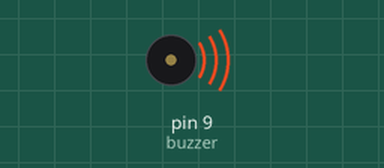
Bench run of a sketch on a simulated Arduino Uno, built with avr-gcc and run on an emulated ATmega328P. Shown: buzzer (waves = sounding).

Above: at 0.2 s.
At 6.0 s:
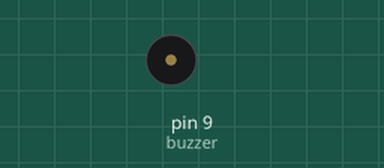
Timing chart, 0 to 9.1 s (numbered marks = the images above):
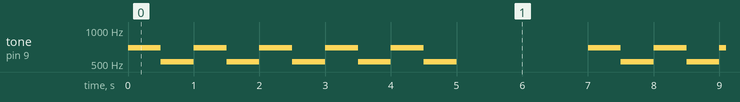

The sketch:

buzzer.ino
```cpp
int buzzer = 9;
void setup() {
   pinMode(buzzer, OUTPUT);
}
void loop() {
   for(int i=0; i<10; i++) {
	if(i%2 == 0) tone(buzzer,698);
      else tone(buzzer, 523);
      delay(500);
   }
   noTone(buzzer); // turn off the buzzer
   delay(2000);
}
```

Measured:
- by itself, tone on pin 9 (buzzer): repeats every 7.0 s: 4 × (523 Hz 0.50 s, 698 Hz 0.50 s), 523 Hz 0.50 s, silent 2.0 s, 698 Hz 0.50 s
